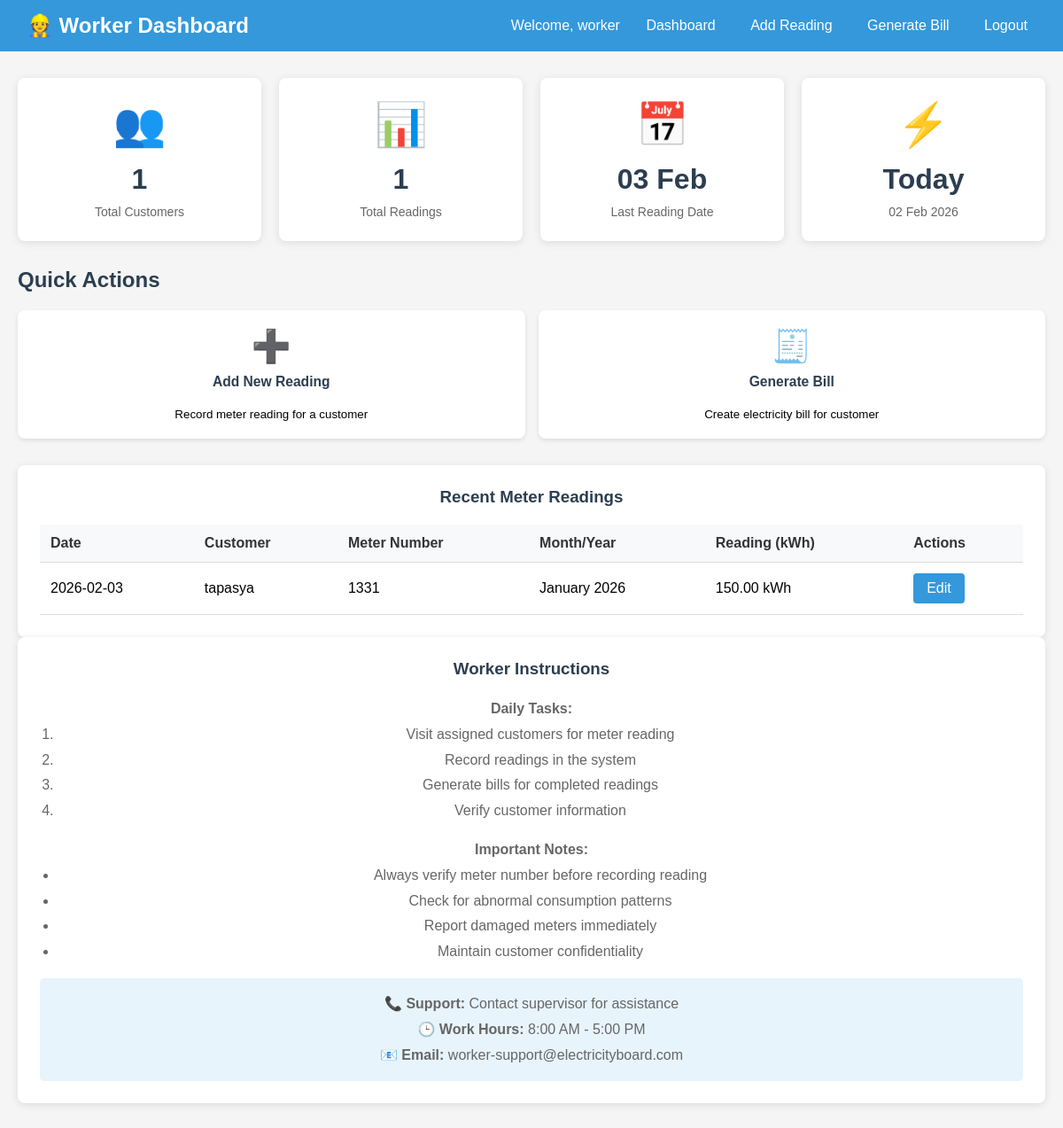
The page /worker.php (signed in) on the database its author committed.
### tables this page shows
CREATE TABLE IF NOT EXISTS `readings` (
  `id` int NOT NULL AUTO_INCREMENT,
  `number` int DEFAULT NULL,
  `month` int DEFAULT NULL,
  `year` int DEFAULT NULL,
  `reading` decimal(10,2) DEFAULT NULL,
  `read_date` date DEFAULT NULL,
  PRIMARY KEY (`id`)
);

CREATE TABLE IF NOT EXISTS `customer` (
  `number` int NOT NULL,
  `name` varchar(100) NOT NULL,
  `phone` varchar(15) DEFAULT NULL,
  `address` text,
  `email` varchar(100) DEFAULT NULL,
  `category` varchar(20) DEFAULT 'household',
  `reg_date` date DEFAULT NULL,
  PRIMARY KEY (`number`)
);

### worker.php (the view, shortened to what this page needs)
<?php
include "config.php";
$stats_sql = "SELECT
    COUNT(DISTINCT number) as total_customers,
    COUNT(*) as total_readings,
    MAX(read_date) as last_reading_date
    FROM readings";
$stats_result = mysqli_query($conn, $stats_sql);
$stats = mysqli_fetch_assoc($stats_result);
$recent_sql = "SELECT r.*, c.name
               FROM readings r
               JOIN customer c ON r.number = c.number
               ORDER BY r.read_date DESC
               LIMIT 10";
$recent_result = mysqli_query($conn, $recent_sql);
?>
<!DOCTYPE html>
<html>
<head>
</head>
<body>
    <div class="header">
        <div class="logo">👷 Worker Dashboard</div>
        <div class="nav">
            <span>Welcome, <?php echo $_SESSION['username']; ?></span>
            <a href="worker.php">Dashboard</a>
            <a href="add_reading.php">Add Reading</a>
            <a href="generate_bill.php">Generate Bill</a>
            <a href="logout.php">Logout</a>
        </div>
    </div>
    <div class="container">
        <div class="dashboard-cards">
            <div class="card">
                <div class="card-icon">👥</div>
                <div class="card-value"><?php echo $stats['total_customers'] ?? 0; ?></div>
                <div class="card-label">Total Customers</div>
            </div>
            <div class="card">
                <div class="card-icon">📊</div>
                <div class="card-value"><?php echo $stats['total_readings'] ?? 0; ?></div>
                <div class="card-label">Total Readings</div>
            </div>
            <div class="card">
                <div class="card-icon">📅</div>
                <div class="card-value">
                    <?php
                    if($stats['last_reading_date']) {
                        echo date('d M', strtotime($stats['last_reading_date']));
                    } else {
                        echo 'N/A';
                    }
                    ?>
                </div>
                <div class="card-label">Last Reading Date</div>
            </div>
            <div class="card">
                <div class="card-icon">⚡</div>
                <div class="card-value">Today</div>
                <div class="card-label"><?php echo date('d M Y'); ?></div>
            </div>
        </div>
        <h2>Quick Actions</h2>
        <div class="quick-actions">
            <button class="action-btn" onclick="window.location.href='add_reading.php'">
                <div class="action-icon">➕</div>
                <h3>Add New Reading</h3>
                <p>Record meter reading for a customer</p>
            </button>
            <button class="action-btn" onclick="window.location.href='generate_bill.php'">
                <div class="action-icon">🧾</div>
                <h3>Generate Bill</h3>
                <p>Create electricity bill for customer</p>
            </button>
        </div>
        <div class="card">
            <h3>Recent Meter Readings</h3>
            <?php if(mysqli_num_rows($recent_result) > 0): ?>
                <table>
                    <thead>
                        <tr>
                            <th>Date</th>
                            <th>Customer</th>
                            <th>Meter Number</th>
                            <th>Month/Year</th>
                            <th>Reading (kWh)</th>
                            <th>Actions</th>
                        </tr>
                    </thead>
                    <tbody>
                        <?php while($row = mysqli_fetch_assoc($recent_result)):
                            $month_name = date('F', mktime(0,0,0,$row['month'],1));
                        ?>
                        <tr>
                            <td><?php echo $row['read_date']; ?></td>
                            <td><?php echo htmlspecialchars($row['name']); ?></td>
                            <td><?php echo $row['number']; ?></td>
                            <td><?php echo $month_name . ' ' . $row['year']; ?></td>
                            <td><?php echo number_format($row['reading'], 2); ?> kWh</td>
                            <td>
                                <a href="add_reading.php?number=<?php echo $row['number']; ?>" class="btn">Edit</a>
                            </td>
                        </tr>
                        <?php endwhile; ?>
                    </tbody>
                </table>
            <?php else: ?>
                <p style="text-align: center; color: #666; padding: 20px;">No readings found. Start by adding a meter reading.</p>
            <?php endif; ?>
        </div>
        <div class="card">
            <h3>Worker Instructions</h3>
            <div style="color: #666; line-height: 1.8;">
                <p><strong>Daily Tasks:</strong></p>
                <ol style="margin-left: 20px; margin-bottom: 15px;">
                    <li>Visit assigned customers for meter reading</li>
                    <li>Record readings in the system</li>
                    <li>Generate bills for completed readings</li>
                    <li>Verify customer information</li>
                </ol>
                <p><strong>Important Notes:</strong></p>
                <ul style="margin-left: 20px; margin-bottom: 15px;">
                    <li>Always verify meter number before recording reading</li>
                    <li>Check for abnormal consumption patterns</li>
                    <li>Report damaged meters immediately</li>
                    <li>Maintain customer confidentiality</li>
                </ul>
                <div style="background: #e8f4fc; padding: 15px; border-radius: 5px; margin-top: 15px;">
                    <strong>📞 Support:</strong> Contact supervisor for assistance<br>
                    <strong>🕒 Work Hours:</strong> 8:00 AM - 5:00 PM<br>
                    <strong>📧 Email:</strong> worker-support@electricityboard.com
                </div>
            </div>
        </div>
    </div>
</body>
</html>

### worker.php (style rules this page uses)
* { margin: 0; padding: 0; box-sizing: border-box; }
body { font-family: Arial, sans-serif; background: #f5f5f5; }
.header { background: #3498db; color: white; padding: 15px 30px; display: flex; justify-content: space-between; align-items: center; }
.logo { font-size: 24px; font-weight: bold; }
.nav a { color: white; text-decoration: none; margin-left: 15px; padding: 5px 10px; border-radius: 3px; }
.container { max-width: 1200px; margin: 30px auto; padding: 0 20px; }
.dashboard-cards { display: grid; grid-template-columns: repeat(auto-fit, minmax(250px, 1fr)); gap: 20px; margin-bottom: 30px; }
.card { background: white; padding: 25px; border-radius: 8px; box-shadow: 0 2px 10px rgba(0,0,0,0.1); text-align: center; }
.card-icon { font-size: 48px; margin-bottom: 15px; }
.card-value { font-size: 32px; font-weight: bold; color: #2c3e50; margin-bottom: 10px; }
.card-label { color: #666; font-size: 14px; }
h2, h3 { color: #2c3e50; margin-bottom: 20px; }
.quick-actions { display: flex; gap: 15px; margin-bottom: 30px; flex-wrap: wrap; }
.action-btn { flex: 1; min-width: 200px; padding: 20px; background: white; border: none; border-radius: 8px; box-shadow: 0 2px 5px rgba(0,0,0,0.1); cursor: pointer; text-align: center; transition: transform 0.2s; }
.action-icon { font-size: 36px; margin-bottom: 10px; }
table { width: 100%; border-collapse: collapse; margin-top: 20px; }
th, td { padding: 12px; text-align: left; border-bottom: 1px solid #ddd; }
th { background: #f8f9fa; font-weight: bold; color: #333; }
.btn { display: inline-block; padding: 8px 15px; background: #3498db; color: white; text-decoration: none; border-radius: 4px; border: none; cursor: pointer; }

### rows shown on the page
readings: read_date "2026-02-03", customer.name "tapasya", number "1331", month "January", year "2026", reading "150.00"

### other values the page prints
$_SESSION['username'] "worker"
$stats['total_customers'] "1"
$stats['total_readings'] "1"
date('d M', strtotime($stats['last_reading_date'])) "03 Feb"
